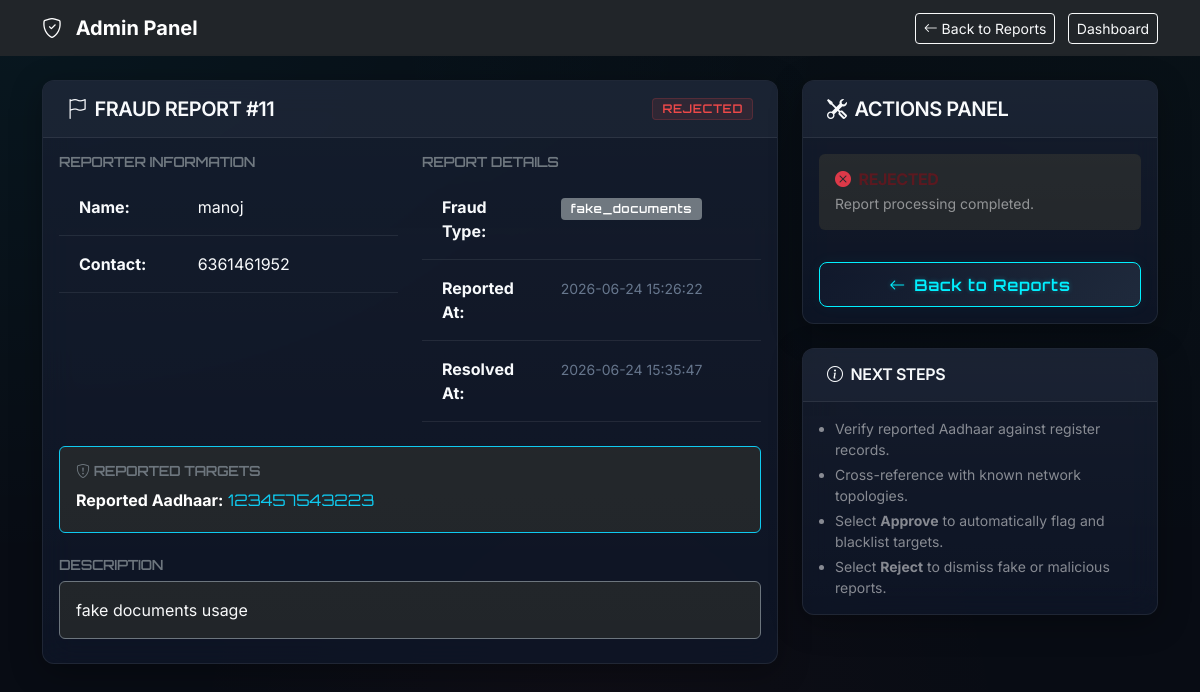
The app's page /admin/report/11 (signed in) with its own data.
### tables this page shows
CREATE TABLE citizen_reports (
            id INTEGER PRIMARY KEY AUTOINCREMENT,
            reporter_name TEXT,
            reporter_contact TEXT,
            reported_aadhaar TEXT,
            reported_phone TEXT,
            fraud_type TEXT,
            description TEXT,
            evidence_files TEXT,
            report_status TEXT DEFAULT 'pending',
            admin_notes TEXT,
            created_at TIMESTAMP DEFAULT CURRENT_TIMESTAMP
        , resolved_at TIMESTAMP);

### app.py (the view)
@app.route('/admin/report/<int:report_id>')
@admin_required
def view_report(report_id):
    conn = db.get_db_connection()
    report = conn.execute('SELECT * FROM citizen_reports WHERE id = ?', (report_id,)).fetchone()
    conn.close()
    if report:
        return render_template('admin/report_detail.html', report=report)
    else:
        flash('Report not found!', 'error')
        return redirect(url_for('admin_reports'))

### app.py (called while the page is built)
def admin_required(f):
    @wraps(f)
    def decorated_function(*args, **kwargs):
        if 'user_id' not in session:
            flash('Please log in to access this page.', 'warning')
            return redirect(url_for('login'))
        if session.get('role') != 'admin':
            flash('Admin access required.', 'error')
            return redirect(url_for('dashboard'))
        return f(*args, **kwargs)
    return decorated_function

### database.py (called while the page is built)
def get_db_connection():
    conn = sqlite3.connect(DATABASE)
    conn.row_factory = sqlite3.Row
    return conn

### templates/admin/report_detail.html (shortened to what this page needs)
<!DOCTYPE html>
<html lang="en">
<head>
    <link href="https://cdn.jsdelivr.net/npm/bootstrap@5.3.0/dist/css/bootstrap.min.css" rel="stylesheet">
    <link rel="stylesheet" href="https://cdn.jsdelivr.net/npm/bootstrap-icons@1.11.0/font/bootstrap-icons.css">
    <link rel="stylesheet" href="{{ url_for('static', filename='css/style.css') }}">
</head>
<body>
    <nav class="navbar navbar-expand-lg navbar-dark bg-dark">
        <div class="container">
            <a class="navbar-brand" href="/">
                <i class="bi bi-shield-check me-2"></i>
                <strong>Admin Panel</strong>
            </a>
            <div>
                <a href="/admin/reports" class="btn btn-outline-light btn-sm me-2">
                    <i class="bi bi-arrow-left"></i> Back to Reports
                </a>
                <a href="/dashboard" class="btn btn-outline-light btn-sm">Dashboard</a>
            </div>
        </div>
    </nav>
    <div class="container mt-4">
        <div class="row">
            <div class="col-md-8">
                <div class="card shadow-sm mb-4">
                    <div class="card-header bg-dark text-white d-flex align-items-center justify-content-between">
                        <h5 class="mb-0 text-cyber">
                            <i class="bi bi-flag me-2"></i>Fraud Report #{{ report.id }}
                        </h5>
                        <span class="badge bg-{{ 'warning text-dark' if report.report_status == 'pending' else 'success' if report.report_status == 'approved' else 'danger' if report.report_status == 'rejected' else 'info' }}">
                            {{ report.report_status.upper() }}
                        </span>
                    </div>
                    <div class="card-body">
                        <div class="row mb-4">
                            <div class="col-md-6 mb-3 mb-md-0">
                                <h6 class="text-secondary small font-cyber mb-2">REPORTER INFORMATION</h6>
                                <table class="table table-borderless table-sm mb-0 text-light">
                                    <tr>
                                        <td width="35%"><strong>Name:</strong></td>
                                        <td>{{ report.reporter_name }}</td>
                                    </tr>
                                    <tr>
                                        <td><strong>Contact:</strong></td>
                                        <td>{{ report.reporter_contact }}</td>
                                    </tr>
                                </table>
                            </div>
                            <div class="col-md-6">
                                <h6 class="text-secondary small font-cyber mb-2">REPORT DETAILS</h6>
                                <table class="table table-borderless table-sm mb-0 text-light">
                                    <tr>
                                        <td width="35%"><strong>Fraud Type:</strong></td>
                                        <td><span class="badge bg-secondary">{{ report.fraud_type }}</span></td>
                                    </tr>
                                    <tr>
                                        <td><strong>Reported At:</strong></td>
                                        <td><small class="text-muted">{{ report.created_at }}</small></td>
                                    </tr>
                                    {% if report.resolved_at %}
                                    <tr>
                                        <td><strong>Resolved At:</strong></td>
                                        <td><small class="text-muted">{{ report.resolved_at }}</small></td>
                                    </tr>
                                    {% endif %}
                                </table>
                            </div>
                        </div>
                        {% if report.reported_aadhaar or report.reported_phone %}
                        <div class="alert alert-info bg-dark border-info text-white mb-4">
                            <h6 class="text-secondary small font-cyber mb-2"><i class="bi bi-shield-exclamation me-1"></i>REPORTED TARGETS</h6>
                            {% if report.reported_aadhaar %}
                            <div class="mb-1"><strong>Reported Aadhaar:</strong> <span class="font-cyber text-info">{{ report.reported_aadhaar }}</span></div>
                            {% endif %}
                        </div>
                        {% endif %}
                        <div class="mb-2">
                            <h6 class="text-secondary small font-cyber mb-2">DESCRIPTION</h6>
                            <div class="border border-secondary p-3 bg-dark text-light rounded" style="white-space: pre-wrap;">{{ report.description }}</div>
                        </div>
                    </div>
                </div>
            </div>
            <div class="col-md-4">
                <div class="card shadow-sm mb-4">
                    <div class="card-header bg-dark text-white">
                        <h5 class="mb-0 text-cyber"><i class="bi bi-tools me-2"></i>Actions Panel</h5>
                    </div>
                    <div class="card-body">
                        {% if report.report_status == 'pending' or report.report_status == 'resolved' %}
                        <form method="POST" action="/admin/report/{{ report.id }}/resolve">
                            <div class="mb-3">
                                <label for="admin_notes" class="form-label text-secondary small font-cyber">ADMIN REVIEW NOTES</label>
                                <textarea class="form-control bg-dark border-secondary text-white small" id="admin_notes" name="admin_notes" rows="3" placeholder="Enter notes or audit results...">{{ report.admin_notes or '' }}</textarea>
                            </div>
                            {% if report.reported_aadhaar or report.reported_phone %}
                            <div class="mb-4 p-3 border border-secondary rounded bg-dark">
                                <label class="form-label text-secondary small font-cyber d-block mb-2"><i class="bi bi-shield-slash me-1"></i>AUTO-BLACKLIST (ON APPROVE)</label>
                                {% if report.reported_aadhaar %}
                                <div class="form-check mb-2">
                                    <input class="form-check-input" type="checkbox" id="blacklist_aadhaar" name="blacklist_aadhaar" value="1" checked>
                                    <label class="form-check-label text-light small" for="blacklist_aadhaar">
                                        Blacklist Aadhaar: <span class="font-cyber text-info">{{ report.reported_aadhaar }}</span>
                                    </label>
                                </div>
                                {% endif %}
                                {% if report.reported_phone %}
                                <div class="form-check">
                                    <input class="form-check-input" type="checkbox" id="blacklist_phone" name="blacklist_phone" value="1" checked>
                                    <label class="form-check-label text-light small" for="blacklist_phone">
                                        Blacklist Phone: <span class="font-cyber text-info">{{ report.reported_phone }}</span>
                                    </label>
                                </div>
                                {% endif %}
                            </div>
                            {% endif %}
                            <div class="d-grid gap-2">
                                <button type="submit" name="action" value="approve" class="btn btn-cyber-success w-100">
                                    <i class="bi bi-check-circle-fill me-2"></i>Approve & Blacklist
                                </button>
                                <button type="submit" name="action" value="resolve" class="btn btn-cyber-warning w-100">
                                    <i class="bi bi-arrow-right-circle-fill me-2"></i>{% if report.report_status == 'resolved' %}Update Notes{% else %}Mark as Resolved{% endif %}
                                </button>
                                <button type="submit" name="action" value="reject" class="btn btn-cyber-danger w-100">
                                    <i class="bi bi-x-circle-fill me-2"></i>Reject Report
                                </button>
                            </div>
                        </form>
                        {% else %}
                        <div class="alert alert-{{ 'success' if report.report_status == 'approved' else 'danger' }} bg-dark border-0 mb-4 py-3">
                            <h6 class="alert-heading fw-bold mb-1">
                                {% if report.report_status == 'approved' %}
                                    <i class="bi bi-check-circle-fill me-2 text-success"></i>APPROVED
                                {% else %}
                                    <i class="bi bi-x-circle-fill me-2 text-danger"></i>REJECTED
                                {% endif %}
                            </h6>
                            <p class="mb-0 small text-white-50">Report processing completed.</p>
                        </div>
                        {% endif %}
                        <a href="/admin/reports" class="btn btn-cyber w-100 mt-2">
                            <i class="bi bi-arrow-left me-2"></i>Back to Reports
                        </a>
                    </div>
                </div>
                <div class="card shadow-sm mt-3">
                    <div class="card-header bg-dark text-white">
                        <h6 class="mb-0 text-cyber"><i class="bi bi-info-circle me-2"></i>Next Steps</h6>
                    </div>
                    <div class="card-body">
                        <ul class="mb-0 text-white-50 small ps-3">
                            <li class="mb-1">Verify reported Aadhaar against register records.</li>
                            <li class="mb-1">Cross-reference with known network topologies.</li>
                            <li class="mb-1">Select <strong>Approve</strong> to automatically flag and blacklist targets.</li>
                            <li>Select <strong>Reject</strong> to dismiss fake or malicious reports.</li>
                        </ul>
                    </div>
                </div>
            </div>
        </div>
    </div>
</body>
</html>

### static/css/style.css (style rules this page uses)
:root { --bg-primary: #080c14; --bg-secondary: #0f172a; --bg-card: rgba(15, 23, 42, 0.75); --border-color: rgba(255, 255, 255, 0.08); --border-glow-color: rgba(0, 240, 255, 0.15); --text-primary: #f8fafc; --text-secondary: #94a3b8; --text-muted: #64748b; --cyber-blue: #00f0ff; --cyber-blue-glow: rgba(0, 240, 255, 0.4); --emerald-green: #10b981; --emerald-glow: rgba(16, 185, 129, 0.4); --amber-gold: #f59e0b; --amber-glow: rgba(245, 158, 11, 0.4); --crimson-red: #ef4444; --crimson-glow: rgba(239, 68, 68, 0.4); --cyan-info: #06b6d4; --cyan-glow: rgba(6, 182, 212, 0.4); }
body { background-color: var(--bg-primary); background-image: radial-gradient(at 0% 0%, rgba(0, 240, 255, 0.05) 0px, transparent 50%), radial-gradient(at 100% 0%, rgba(16, 185, 129, 0.03) 0px, transparent 50%), radial-gradient(at 50% 100%, rgba(239, 68, 68, 0.03) 0px, transparent 50%); color: var(--text-primary); font-family: 'Inter', sans-serif; min-height: 100vh; display: flex; flex-direction: column; overflow-x: hidden; }
h1, h2, h3, h4, h5, h6 { font-weight: 600; letter-spacing: -0.025em; color: var(--text-primary); }
.font-cyber { font-family: 'Orbitron', sans-serif; }
.btn-cyber { background: linear-gradient(135deg, #0f172a 0%, #1e293b 100%); border: 1px solid var(--cyber-blue); color: var(--cyber-blue) !important; font-family: 'Orbitron', sans-serif; font-weight: 600; letter-spacing: 0.05em; padding: 0.6rem 1.5rem; border-radius: 8px; transition: all 0.3s cubic-bezier(0.16, 1, 0.3, 1); text-shadow: 0 0 5px rgba(0, 240, 255, 0.3); box-shadow: 0 0 15px rgba(0, 240, 255, 0.05); }
.card { background: var(--bg-card) !important; backdrop-filter: blur(16px); -webkit-backdrop-filter: blur(16px); border: 1px solid var(--border-color) !important; color: var(--text-primary) !important; border-radius: 12px !important; box-shadow: 0 8px 32px 0 rgba(0, 0, 0, 0.3) !important; transition: all 0.3s cubic-bezier(0.16, 1, 0.3, 1); position: relative; overflow: hidden; }
.card::before { content: ''; position: absolute; top: 0; left: 0; width: 100%; height: 100%; background: linear-gradient(180deg, rgba(255, 255, 255, 0.03) 0%, rgba(255, 255, 255, 0) 100%); pointer-events: none; z-index: 1; }
.card-header { background: rgba(30, 41, 59, 0.4) !important; border-bottom: 1px solid var(--border-color) !important; color: var(--text-primary) !important; padding: 1rem 1.5rem; font-weight: 700; letter-spacing: 0.05em; text-transform: uppercase; }
.table { color: var(--text-primary) !important; background-color: transparent !important; }
.table td { padding: 1rem 1.25rem; border-bottom: 1px solid var(--border-color) !important; background-color: transparent !important; color: var(--text-primary) !important; }
.badge { font-family: 'Orbitron', sans-serif; font-size: 0.75rem; font-weight: 600; letter-spacing: 0.05em; padding: 0.35em 0.75em !important; border-radius: 4px !important; border: 1px solid transparent !important; }
.badge.bg-danger { background-color: rgba(239, 68, 68, 0.1) !important; color: var(--crimson-red) !important; border-color: rgba(239, 68, 68, 0.2) !important; }
.text-muted, .form-text { color: var(--text-muted) !important; }

### records on screen
citizen_reports: id "11", report_status "REJECTED", reporter_name "manoj", reporter_contact "6361461952", fraud_type "fake_documents", created_at "2026-06-24 15:26:22", resolved_at "2026-06-24 15:35:47", reported_aadhaar "123457543223", description "fake documents usage"
